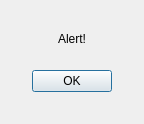
<?xml version="1.0" encoding="UTF-8"?>
<ui version="4.0">
 <class>alertBox</class>
 <widget class="QDialog" name="alertBox">
  <property name="geometry">
   <rect>
    <x>0</x>
    <y>0</y>
    <width>400</width>
    <height>203</height>
   </rect>
  </property>
  <property name="sizePolicy">
   <sizepolicy hsizetype="Fixed" vsizetype="Fixed">
    <horstretch>0</horstretch>
    <verstretch>0</verstretch>
   </sizepolicy>
  </property>
  <property name="windowTitle">
   <string>Dialog</string>
  </property>
  <property name="modal">
   <bool>true</bool>
  </property>
  <layout class="QVBoxLayout" name="verticalLayout">
   <property name="spacing">
    <number>24</number>
   </property>
   <property name="sizeConstraint">
    <enum>QLayout::SetFixedSize</enum>
   </property>
   <property name="leftMargin">
    <number>32</number>
   </property>
   <property name="topMargin">
    <number>32</number>
   </property>
   <property name="rightMargin">
    <number>32</number>
   </property>
   <property name="bottomMargin">
    <number>32</number>
   </property>
   <item>
    <widget class="QLabel" name="label">
     <property name="text">
      <string>Alert!</string>
     </property>
     <property name="alignment">
      <set>Qt::AlignCenter</set>
     </property>
    </widget>
   </item>
   <item>
    <widget class="QDialogButtonBox" name="buttonBox">
     <property name="orientation">
      <enum>Qt::Horizontal</enum>
     </property>
     <property name="standardButtons">
      <set>QDialogButtonBox::Ok</set>
     </property>
     <property name="centerButtons">
      <bool>true</bool>
     </property>
    </widget>
   </item>
  </layout>
 </widget>
 <resources/>
 <connections>
  <connection>
   <sender>buttonBox</sender>
   <signal>accepted()</signal>
   <receiver>alertBox</receiver>
   <slot>accept()</slot>
   <hints>
    <hint type="sourcelabel">
     <x>248</x>
     <y>254</y>
    </hint>
    <hint type="destinationlabel">
     <x>157</x>
     <y>274</y>
    </hint>
   </hints>
  </connection>
 </connections>
</ui>
